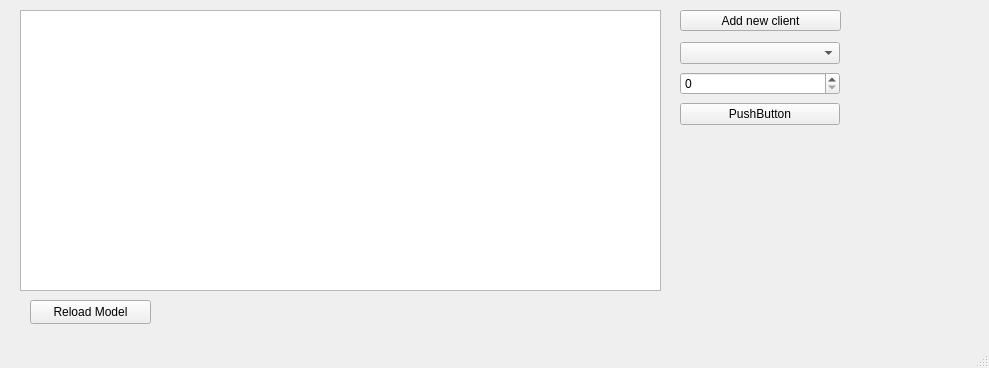
<?xml version="1.0" encoding="UTF-8"?>
<ui version="4.0">
 <class>MainWindow</class>
 <widget class="QMainWindow" name="MainWindow">
  <property name="geometry">
   <rect>
    <x>0</x>
    <y>0</y>
    <width>989</width>
    <height>368</height>
   </rect>
  </property>
  <property name="windowTitle">
   <string>MainWindow</string>
  </property>
  <widget class="QWidget" name="centralwidget">
   <widget class="QTableView" name="clientsTableView">
    <property name="geometry">
     <rect>
      <x>20</x>
      <y>10</y>
      <width>641</width>
      <height>281</height>
     </rect>
    </property>
    <property name="sizePolicy">
     <sizepolicy hsizetype="Expanding" vsizetype="Expanding">
      <horstretch>0</horstretch>
      <verstretch>0</verstretch>
     </sizepolicy>
    </property>
    <property name="sizeAdjustPolicy">
     <enum>QAbstractScrollArea::AdjustToContents</enum>
    </property>
   </widget>
   <widget class="QPushButton" name="addNewClientButton">
    <property name="geometry">
     <rect>
      <x>680</x>
      <y>10</y>
      <width>161</width>
      <height>21</height>
     </rect>
    </property>
    <property name="text">
     <string>Add new client</string>
    </property>
   </widget>
   <widget class="QWidget" name="verticalLayoutWidget">
    <property name="geometry">
     <rect>
      <x>680</x>
      <y>40</y>
      <width>160</width>
      <height>87</height>
     </rect>
    </property>
    <layout class="QVBoxLayout" name="addTimeLayout">
     <item>
      <widget class="QComboBox" name="nameCombo"/>
     </item>
     <item>
      <widget class="QSpinBox" name="addTimeSpinBox"/>
     </item>
     <item>
      <widget class="QPushButton" name="addTimeButton">
       <property name="text">
        <string>PushButton</string>
       </property>
      </widget>
     </item>
    </layout>
   </widget>
   <widget class="QPushButton" name="reloadModelButton">
    <property name="geometry">
     <rect>
      <x>30</x>
      <y>300</y>
      <width>121</width>
      <height>24</height>
     </rect>
    </property>
    <property name="text">
     <string>Reload Model</string>
    </property>
   </widget>
  </widget>
  <widget class="QMenuBar" name="menubar">
   <property name="geometry">
    <rect>
     <x>0</x>
     <y>0</y>
     <width>989</width>
     <height>21</height>
    </rect>
   </property>
  </widget>
  <widget class="QStatusBar" name="statusbar"/>
 </widget>
 <resources/>
 <connections/>
</ui>
